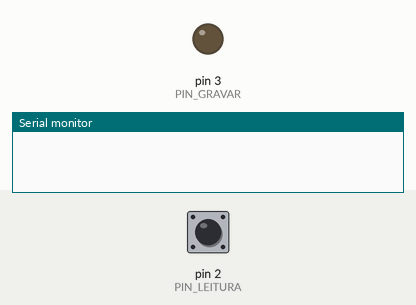
A sketch run on a simulated Arduino Uno, built with avr-gcc and run on an emulated ATmega328P. Shown: output pins drawn as LEDs (lit = HIGH), the last lines printed to the serial monitor. Dashed ring = blinking. The test bench sets the inputs (shaded band); at power-on: pin 2 (PIN_LEITURA) LOW.

Above: at 1.2 s.
1.3 s: pin 2 (PIN_LEITURA) driven HIGH
2.8 s: pin 2 (PIN_LEITURA) driven LOW
At 3.7 s:
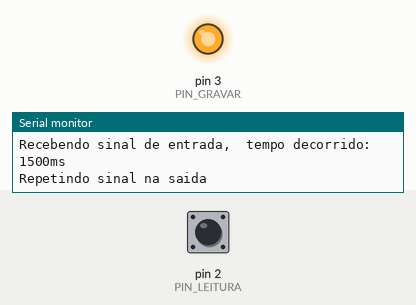
5.8 s: pin 2 (PIN_LEITURA) pulsed HIGH 2 times (0.12 s each, 0.3 s apart)
At 5.98 s:
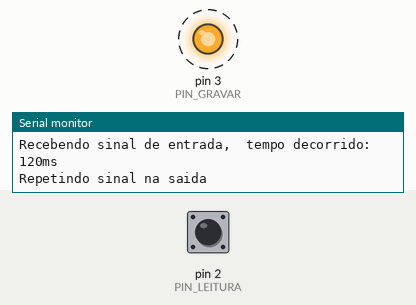
Timing chart, 0 to 8.8 s (numbered marks = the images above; inputs shaded):
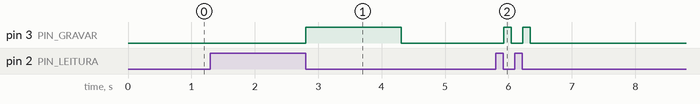

The sketch:

repeticao_sinal_px.ino
```cpp
#define PIN_LEITURA 2
#define PIN_GRAVAR  3

#define sinalLer    HIGH
#define sinalGravar HIGH

unsigned long tempoIniciou = 0;
unsigned long tempoFinalizar = 0;

void setup() {
  if ( sinalLer == LOW ) {
    pinMode( PIN_LEITURA, INPUT_PULLUP );
  } else {
    pinMode( PIN_LEITURA, INPUT );
  }
  pinMode( PIN_GRAVAR, OUTPUT );
  digitalWrite( PIN_GRAVAR, !sinalGravar);

  Serial.begin(9600);
}

void loop() {
  //Faz leitura do sinal
  if ((digitalRead( PIN_LEITURA ) == sinalLer) && (tempoIniciou == 0))
  {
    delay(5);//debounce
    if (digitalRead( PIN_LEITURA ) == sinalLer)
    {
      tempoIniciou = millis(); //Pega o tempo inicial do recebimento do sinal de entrada
      Serial.println();
      Serial.print( "Recebendo sinal de entrada, " );
    }
  }
  else if ((digitalRead( PIN_LEITURA ) != sinalLer) && (tempoIniciou > 0))
  {
    delay(5);//debounce
    if (digitalRead( PIN_LEITURA ) != sinalLer)
    {
      if (tempoFinalizar == 0)
      {
        digitalWrite( PIN_GRAVAR, sinalGravar); //Aciona sinal de saída
        unsigned long tempoDecorrido = ( millis() - tempoIniciou );
        tempoFinalizar = millis() + tempoDecorrido; //Agenda fim do sinal de saída
        Serial.print( " tempo decorrido: " );
        Serial.print( tempoDecorrido );
        Serial.println( "ms" );
        Serial.println( "Repetindo sinal na saida" );
      }
      tempoIniciou = 0;//Inicia a variável para a próxima leitura
    }
  }

  //Finaliza o sinal da saída no tempo agendado
  if ((tempoFinalizar > 0) && (millis() > tempoFinalizar))
  {
    tempoFinalizar = 0;
    digitalWrite( PIN_GRAVAR, !sinalGravar);
    Serial.println( "Sinal de saida finalizado" );
  }
}
```

Measured:
- after the input at 2.8 s, pin 3 (PIN_GRAVAR): LOW → HIGH at once, → LOW 1.5 s later
- after the input at 5.8 s, pin 3 (PIN_GRAVAR): alternates HIGH for 0.12 s and LOW for 0.18 s, 4 changes in all, then stays LOW, starting after 0.13 s
